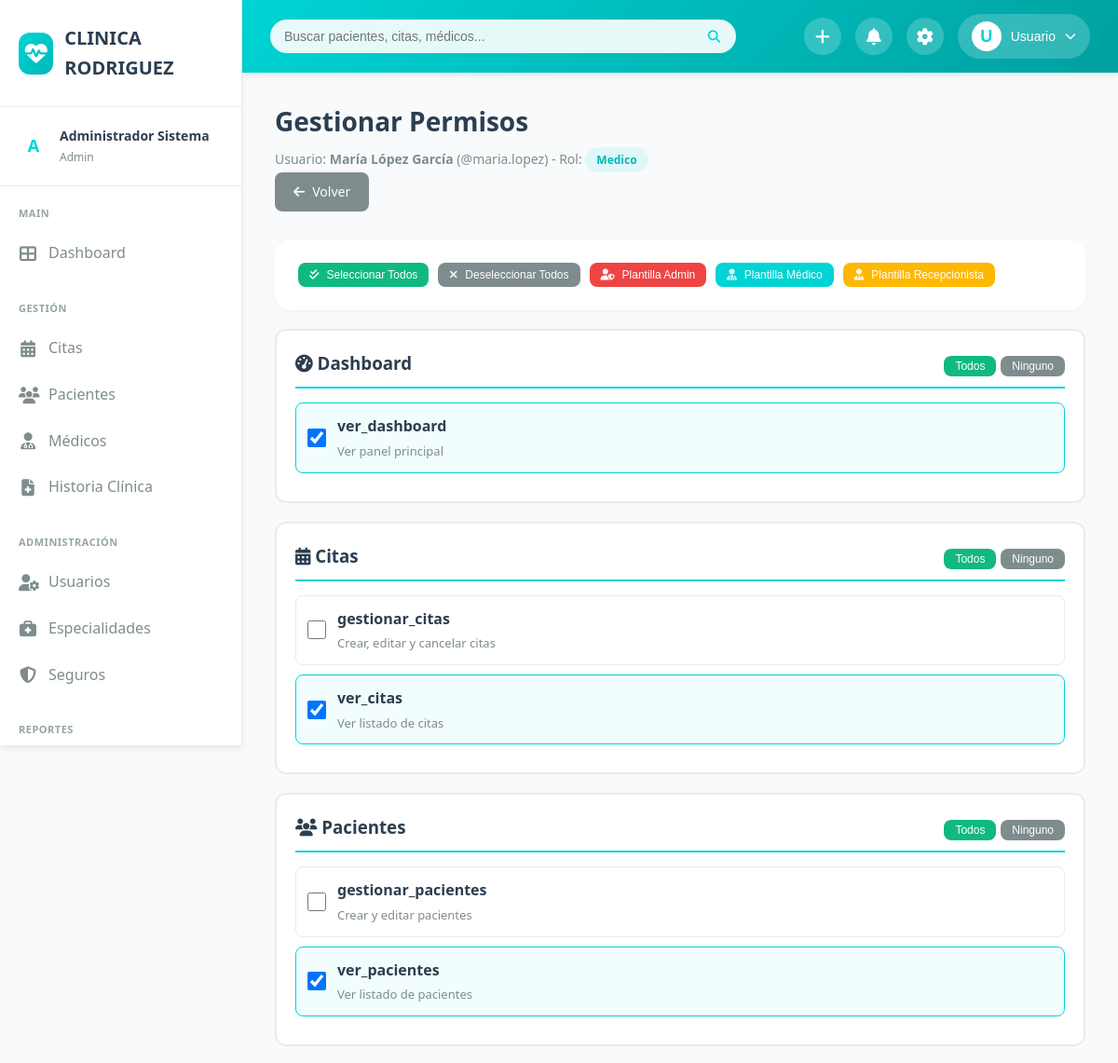
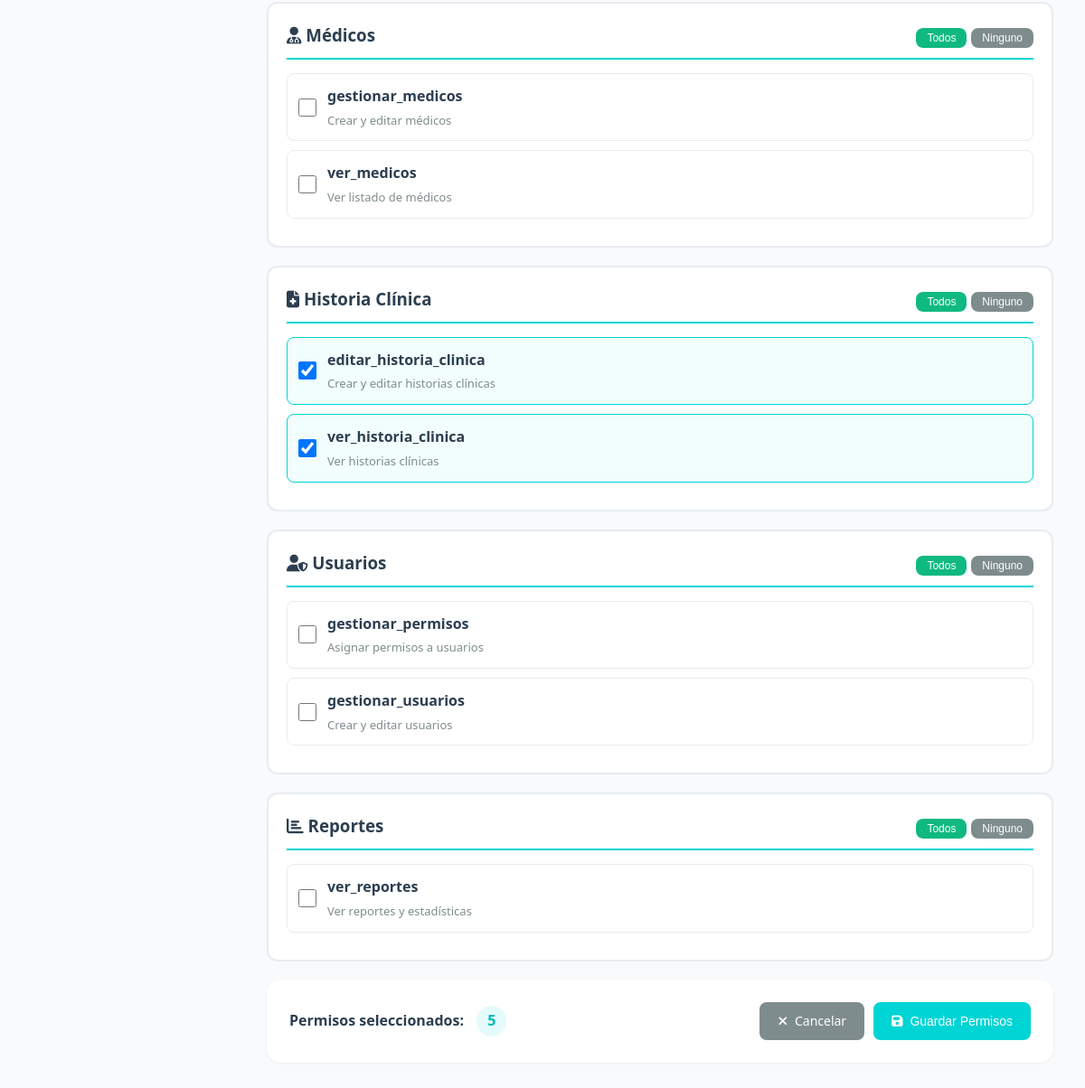
Screenshot of /permisos-usuario.php?id=2 (signed in) with the database file from the repository (2 pictures, top to bottom).
### tables this page shows
CREATE TABLE `usuarios` (
  `id` int(11) NOT NULL,
  `username` varchar(50) NOT NULL,
  `password` varchar(255) NOT NULL,
  `nombre` varchar(100) NOT NULL,
  `apellido` varchar(100) NOT NULL,
  `email` varchar(100) NOT NULL,
  `telefono` varchar(20) DEFAULT NULL,
  `rol` enum('admin','medico','recepcionista') NOT NULL,
  `estado` enum('activo','inactivo') DEFAULT 'activo',
  `fecha_creacion` timestamp NOT NULL DEFAULT current_timestamp(),
  `ultimo_acceso` datetime DEFAULT NULL
);

CREATE TABLE `permisos` (
  `id` int(11) NOT NULL,
  `nombre` varchar(50) NOT NULL,
  `descripcion` varchar(200) DEFAULT NULL,
  `modulo` varchar(50) NOT NULL
);

### public/permisos-usuario.php (the view, shortened to what this page needs)
<?php
$database = new Database();
$db = $database->getConnection();
$usuario_id = $_GET['id'] ?? null;
$query = "SELECT id, username, CONCAT(nombre, ' ', apellido) as nombre_completo, rol
          FROM usuarios WHERE id = :id";
$stmt = $db->prepare($query);
$stmt->bindParam(':id', $usuario_id);
$stmt->execute();
$usuario = $stmt->fetch(PDO::FETCH_ASSOC);
$query_permisos = "SELECT * FROM permisos ORDER BY nombre";
$stmt_permisos = $db->query($query_permisos);
$todos_permisos = $stmt_permisos->fetchAll(PDO::FETCH_ASSOC);
$query_usuario_permisos = "SELECT permiso_id FROM usuario_permisos WHERE usuario_id = :id";
$stmt_usuario_permisos = $db->prepare($query_usuario_permisos);
$stmt_usuario_permisos->bindParam(':id', $usuario_id);
$stmt_usuario_permisos->execute();
$permisos_usuario = $stmt_usuario_permisos->fetchAll(PDO::FETCH_COLUMN);
$permisos_agrupados = [
    'Dashboard' => [],
    'Citas' => [],
    'Pacientes' => [],
    'Médicos' => [],
    'Historia Clínica' => [],
    'Usuarios' => [],
    'Reportes' => []
];
foreach ($todos_permisos as $permiso) {
    $nombre = $permiso['nombre'];
    if (strpos($nombre, 'dashboard') !== false) {
        $permisos_agrupados['Dashboard'][] = $permiso;
    } elseif (strpos($nombre, 'cita') !== false) {
        $permisos_agrupados['Citas'][] = $permiso;
    } elseif (strpos($nombre, 'paciente') !== false) {
        $permisos_agrupados['Pacientes'][] = $permiso;
    } elseif (strpos($nombre, 'medico') !== false) {
        $permisos_agrupados['Médicos'][] = $permiso;
    } elseif (strpos($nombre, 'historia') !== false) {
        $permisos_agrupados['Historia Clínica'][] = $permiso;
    } elseif (strpos($nombre, 'usuario') !== false || strpos($nombre, 'permiso') !== false) {
        $permisos_agrupados['Usuarios'][] = $permiso;
    } elseif (strpos($nombre, 'reporte') !== false) {
        $permisos_agrupados['Reportes'][] = $permiso;
    }
}
$permisos_agrupados = array_filter($permisos_agrupados, function($permisos) {
    return count($permisos) > 0;
});
?>
<!DOCTYPE html>
<html lang="es">
<head>
    <link rel="stylesheet" href="css/styles.css">
    <link rel="stylesheet" href="https://cdnjs.cloudflare.com/ajax/libs/font-awesome/6.4.0/css/all.min.css">
</head>
<body>
    <div class="main-wrapper">
        <?php include '../includes/sidebar.php'; ?>
        <div class="main-content">
            <?php include '../includes/header.php'; ?>
            <div class="dashboard-content">
                <div class="page-header">
                    <div>
                        <h1 class="page-title">Gestionar Permisos</h1>
                        <p class="page-subtitle">
                            Usuario: <strong><?php echo htmlspecialchars($usuario['nombre_completo']); ?></strong>
                            (@<?php echo htmlspecialchars($usuario['username']); ?>)
                            - Rol:
                            <span class="badge badge-primary"><?php echo ucfirst($usuario['rol']); ?></span>
                        </p>
                    </div>
                    <a href="usuarios.php" class="btn btn-secondary">
                        <i class="fas fa-arrow-left"></i> Volver
                    </a>
                </div>
                <div class="card mb-2">
                    <div class="card-body">
                        <div style="display: flex; gap: 10px; flex-wrap: wrap;">
                            <button type="button" onclick="seleccionarTodos()" class="btn btn-sm btn-success">
                                <i class="fas fa-check-double"></i> Seleccionar Todos
                            </button>
                            <button type="button" onclick="deseleccionarTodos()" class="btn btn-sm btn-secondary">
                                <i class="fas fa-times"></i> Deseleccionar Todos
                            </button>
                            <button type="button" onclick="aplicarPlantilla('admin')" class="btn btn-sm btn-danger">
                                <i class="fas fa-user-shield"></i> Plantilla Admin
                            </button>
                            <button type="button" onclick="aplicarPlantilla('medico')" class="btn btn-sm btn-primary">
                                <i class="fas fa-user-md"></i> Plantilla Médico
                            </button>
                            <button type="button" onclick="aplicarPlantilla('recepcionista')" class="btn btn-sm btn-warning">
                                <i class="fas fa-user-tie"></i> Plantilla Recepcionista
                            </button>
                        </div>
                    </div>
                </div>
                <form method="POST" action="permisos-usuario.php?id=<?php echo $usuario_id; ?>" id="formPermisos">
                    <?php foreach ($permisos_agrupados as $categoria => $permisos): ?>
                    <div class="permiso-categoria">
                        <h3>
                            <span>
                                <?php
                                $icons = [
                                    'Dashboard' => 'fa-tachometer-alt',
                                    'Citas' => 'fa-calendar-alt',
                                    'Pacientes' => 'fa-users',
                                    'Médicos' => 'fa-user-md',
                                    'Historia Clínica' => 'fa-file-medical',
                                    'Usuarios' => 'fa-user-shield',
                                    'Reportes' => 'fa-chart-bar'
                                ];
                                $icon = $icons[$categoria] ?? 'fa-cog';
                                ?>
                                <i class="fas <?php echo $icon; ?>"></i>
                                <?php echo $categoria; ?>
                            </span>
                            <div>
                                <button type="button" onclick="seleccionarCategoria('<?php echo $categoria; ?>')"
                                        class="btn btn-sm btn-success btn-categoria">
                                    Todos
                                </button>
                                <button type="button" onclick="deseleccionarCategoria('<?php echo $categoria; ?>')"
                                        class="btn btn-sm btn-secondary btn-categoria">
                                    Ninguno
                                </button>
                            </div>
                        </h3>
                        <?php foreach ($permisos as $permiso): ?>
                        <?php $checked = in_array($permiso['id'], $permisos_usuario); ?>
                        <label class="permiso-item <?php echo $checked ? 'selected' : ''; ?>"
                               data-categoria="<?php echo $categoria; ?>"
                               onclick="togglePermiso(this, event)">
                            <input type="checkbox"
                                   name="permisos[]"
                                   value="<?php echo $permiso['id']; ?>"
                                   <?php echo $checked ? 'checked' : ''; ?>
                                   onchange="updateItemStyle(this)">
                            <div class="permiso-info">
                                <div class="permiso-nombre">
                                    <?php echo htmlspecialchars($permiso['nombre']); ?>
                                </div>
                                <div class="permiso-descripcion">
                                    <?php echo htmlspecialchars($permiso['descripcion']); ?>
                                </div>
                            </div>
                        </label>
                        <?php endforeach; ?>
                    </div>
                    <?php endforeach; ?>
                    <div class="card">
                        <div class="card-body">
                            <div style="display: flex; justify-content: space-between; align-items: center;">
                                <div>
                                    <strong>Permisos seleccionados:</strong>
                                    <span id="contador-permisos" class="badge badge-primary" style="font-size: 16px; margin-left: 10px;">
                                        <?php echo count($permisos_usuario); ?>
                                    </span>
                                </div>
                                <div style="display: flex; gap: 10px;">
                                    <a href="usuarios.php" class="btn btn-secondary">
                                        <i class="fas fa-times"></i> Cancelar
                                    </a>
                                    <button type="submit" class="btn btn-primary">
                                        <i class="fas fa-save"></i> Guardar Permisos
                                    </button>
                                </div>
                            </div>
                        </div>
                    </div>
                </form>
            </div>
        </div>
    </div>
</body>
</html>

### public/css/styles.css (style rules this page uses)
:root { --primary-color: #00D4D4; --primary-dark: #00B8B8; --primary-light: #4DE0E0; --secondary-color: #00A8A8; --accent-color: #FFB800; --background-main: #F8FAFB; --background-card: #FFFFFF; --background-sidebar: #FFFFFF; --text-primary: #2C3E50; --text-secondary: #7F8C8D; --text-light: #95A5A6; --text-white: #FFFFFF; --border-color: #E8ECF0; --shadow-sm: 0 1px 3px rgba(0, 0, 0, 0.05); --shadow-md: 0 4px 6px rgba(0, 0, 0, 0.07); --shadow-lg: 0 10px 25px rgba(0, 0, 0, 0.1); --shadow-xl: 0 20px 40px rgba(0, 0, 0, 0.15); --radius-sm: 8px; --radius-md: 12px; --radius-lg: 16px; --transition: all 0.3s cubic-bezier(0.4, 0, 0.2, 1); }
* { margin: 0; padding: 0; box-sizing: border-box; }
body { font-family: 'Segoe UI', Tahoma, Geneva, Verdana, sans-serif; background-color: var(--background-main); color: var(--text-primary); line-height: 1.6; overflow-x: hidden; }
.main-wrapper { display: flex; min-height: 100vh; }
.main-content { flex: 1; margin-left: 260px; transition: var(--transition); }
.dashboard-content { padding: 30px 35px; }
.page-header { margin-bottom: 30px; }
.page-title { font-size: 28px; font-weight: 700; color: var(--text-primary); margin-bottom: 5px; }
.page-subtitle { color: var(--text-secondary); font-size: 14px; }
.card { background: var(--background-card); border-radius: var(--radius-lg); box-shadow: var(--shadow-sm); overflow: hidden; }
.card-body { padding: 25px; }
.btn { padding: 10px 20px; border: none; border-radius: var(--radius-sm); font-size: 14px; font-weight: 500; cursor: pointer; transition: var(--transition); display: inline-flex; align-items: center; gap: 8px; text-decoration: none; }
.btn-primary { background: var(--primary-color); color: white; }
.btn-secondary { background: var(--text-secondary); color: white; }
.btn-success { background: #10B981; color: white; }
.btn-danger { background: #EF4444; color: white; }
.btn-warning { background: var(--accent-color); color: white; }
.btn-sm { padding: 6px 12px; font-size: 12px; }
.badge { display: inline-block; padding: 4px 12px; border-radius: 20px; font-size: 12px; font-weight: 600; }
.badge-primary { background: rgba(0, 212, 212, 0.1); color: var(--primary-dark); }
.mb-2 { margin-bottom: 20px; }

### public/permisos-usuario.php (style rules this page uses)
.permiso-categoria { border: 2px solid var(--border-color); border-radius: 12px; padding: 20px; margin-bottom: 20px; background: white; }
.permiso-categoria h3 { margin: 0 0 15px 0; padding-bottom: 10px; border-bottom: 2px solid var(--primary-color); color: var(--text-primary); display: flex; align-items: center; justify-content: space-between; }
.permiso-item { padding: 12px; border: 1px solid var(--border-color); border-radius: 8px; margin-bottom: 10px; display: flex; align-items: center; gap: 12px; cursor: pointer; transition: all 0.3s ease; }
.permiso-item.selected { border-color: var(--primary-color); background: rgba(0, 212, 212, 0.05); }
.permiso-item input[type="checkbox"] { width: 20px; height: 20px; cursor: pointer; }
.permiso-info { flex: 1; }
.permiso-nombre { font-weight: 600; color: var(--text-primary); margin-bottom: 3px; }
.permiso-descripcion { font-size: 13px; color: var(--text-secondary); }
.btn-categoria { font-size: 12px; padding: 4px 12px; }

### rows the page displays
usuarios: username "maria.lopez", rol "Medico"
permisos: id "☑", nombre "ver_dashboard", descripcion "Ver panel principal"
permisos: nombre "gestionar_citas", descripcion "Crear, editar y cancelar citas"
permisos: id "☑", nombre "ver_citas", descripcion "Ver listado de citas"
permisos: nombre "gestionar_pacientes", descripcion "Crear y editar pacientes"
permisos: id "☑", nombre "ver_pacientes", descripcion "Ver listado de pacientes"
permisos: nombre "gestionar_medicos", descripcion "Crear y editar médicos"
permisos: nombre "ver_medicos", descripcion "Ver listado de médicos"
permisos: id "☑", nombre "editar_historia_clinica", descripcion "Crear y editar historias clínicas"
permisos: id "☑", nombre "ver_historia_clinica", descripcion "Ver historias clínicas"
permisos: nombre "gestionar_permisos", descripcion "Asignar permisos a usuarios"
permisos: nombre "gestionar_usuarios", descripcion "Crear y editar usuarios"
permisos: nombre "ver_reportes", descripcion "Ver reportes y estadísticas"

### other values shown
substr($user_name, 0, 1) "A"
$user_name . ' ' . $user_apellido "Administrador Sistema"
$user_role "Admin"
substr($nombre, 0, 1) "U"
explode(' ', $nombre)[0] "Usuario"
$usuario['nombre_completo'] "María López García"
$categoria "Dashboard"
$categoria "Citas"
$categoria "Pacientes"
$categoria "Médicos"
$categoria "Historia Clínica"
$categoria "Usuarios"
$categoria "Reportes"
count($permisos_usuario) "5"
